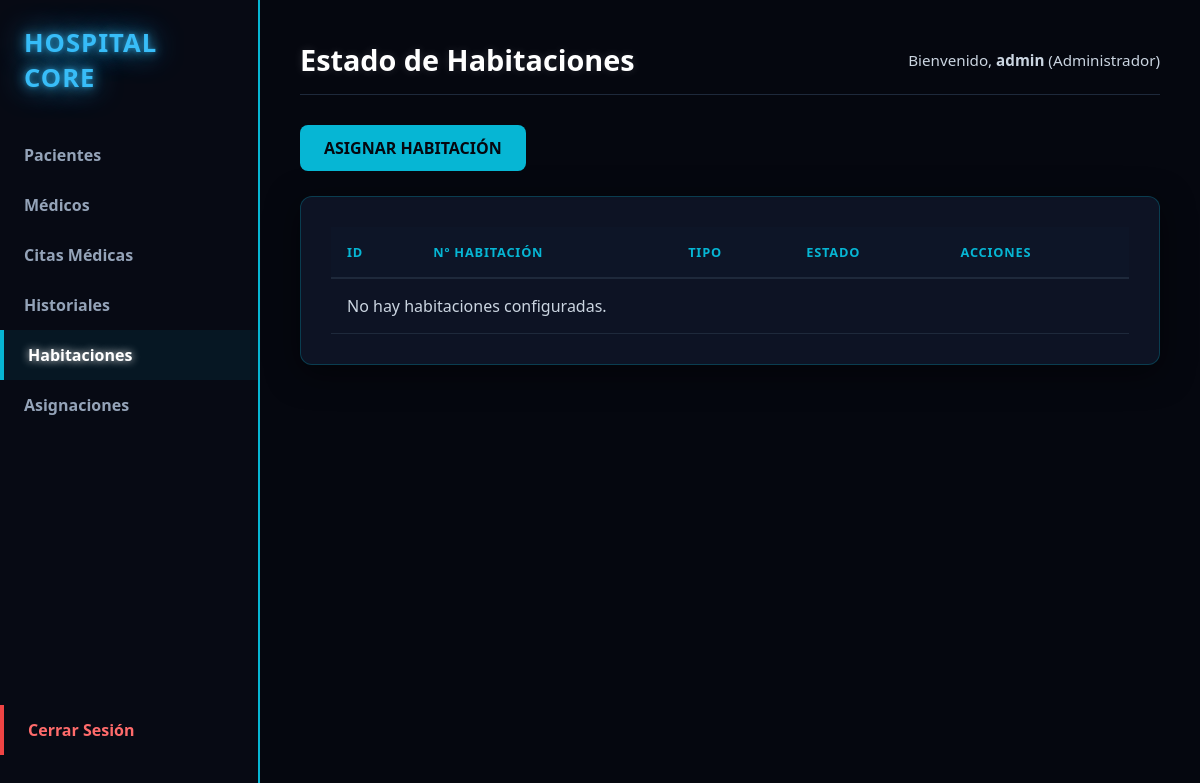
The app's page /index.php?url=habitaciones (signed in), older data.
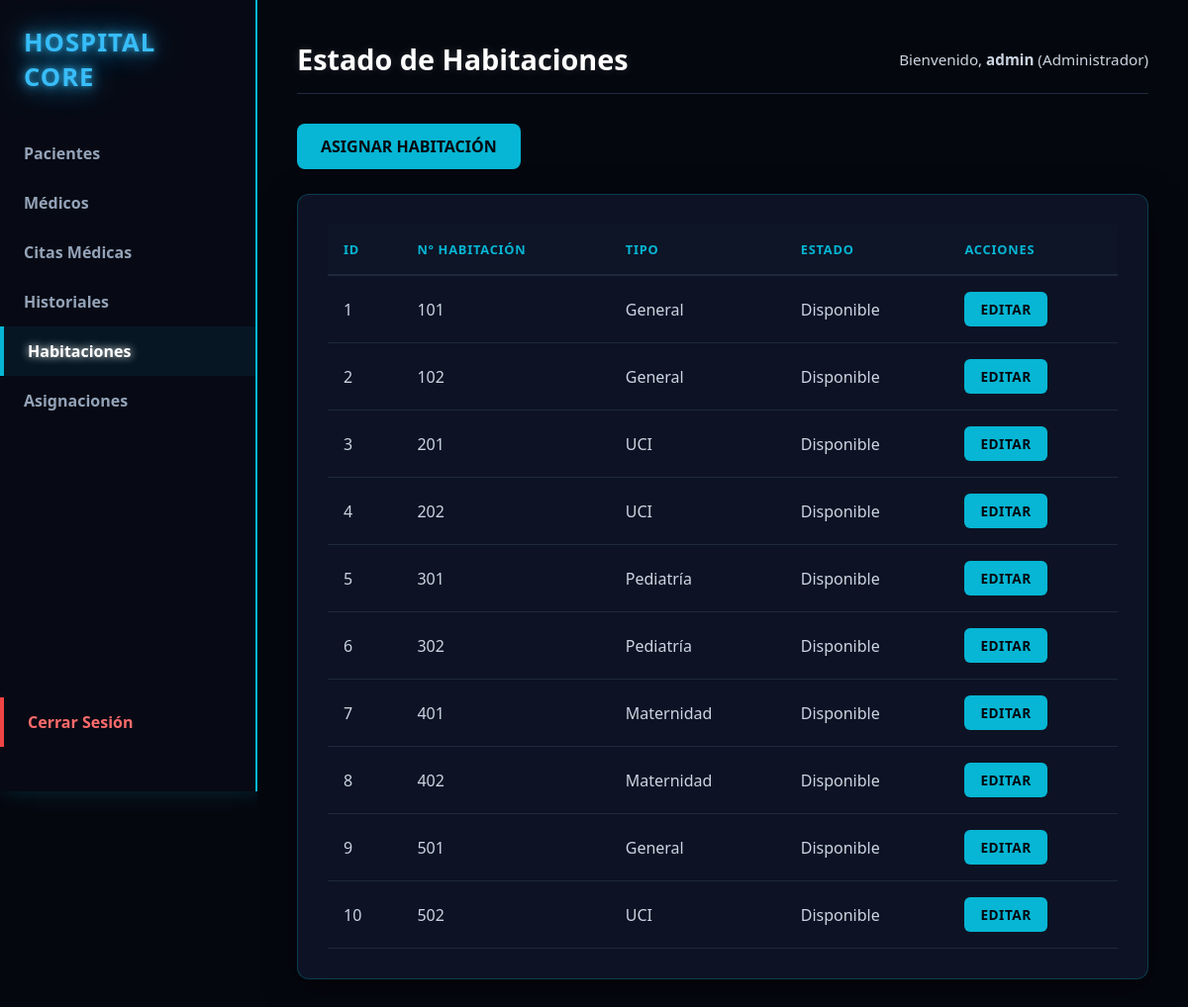
The same page, newer data.
### tables this page shows
CREATE TABLE habitaciones (
    id INT AUTO_INCREMENT PRIMARY KEY,
    numero_habitacion VARCHAR(10) NOT NULL UNIQUE,
    tipo ENUM('General', 'UCI', 'Pediatría', 'Maternidad') NOT NULL,
    estado ENUM('Disponible', 'Ocupada', 'Mantenimiento') DEFAULT 'Disponible'
);

### app/Controllers/HabitacionController.php (called while the page is built, shortened)
<?php
class HabitacionController {
    private $db;
    public function __construct() {
        $database = new Database();
        $this->db = $database->getConnection();
    }
    public function index() {
        try {
            $query = "SELECT id, numero_habitacion, tipo, estado FROM habitaciones ORDER BY numero_habitacion ASC";
            $stmt = $this->db->prepare($query);
            $stmt->execute();
            $habitaciones = $stmt->fetchAll(PDO::FETCH_ASSOC);
        } catch (PDOException $e) {
            $habitaciones = [];
        }
        require_once __DIR__ . '/../Views/shared/layout.php';
    }
}

### app/config/Database.php (called while the page is built)
<?php
class Database {
    private static $host = "127.0.0.1";
    private static $port = "3307";
    private static $db_name = "sistema_hospitalario";
    private static $username = "root";
    private static $password = "";
    private static $conn = null;
    public static function getConnection() {
        if (self::$conn === null) {
            try {
                self::$conn = new PDO(
                    "mysql:host=" . self::$host . ";port=" . self::$port . ";dbname=" . self::$db_name . ";charset=utf8",
                    self::$username,
                    self::$password
                );
                self::$conn->setAttribute(PDO::ATTR_ERRMODE, PDO::ERRMODE_EXCEPTION);
            } catch(PDOException $exception) {
                die("Error de conexión en la base de datos: " . $exception->getMessage());
            }
        }
        return self::$conn;
    }
}

### app/Views/habitaciones/index.php (the view)
<div class="page-header">
    <a href="index.php?url=habitaciones/crear" class="btn btn-primary">Asignar Habitación</a>
</div>
<div class="table-container">
    <table>
        <thead>
            <tr>
                <th>ID</th>
                <th>Nº Habitación</th>
                <th>Tipo</th>
                <th>Estado</th>
                <th>Acciones</th>
            </tr>
        </thead>
        <tbody>
            <?php if (empty($habitaciones)): ?>
                <tr>
                    <td colspan="5" class="table-empty">No hay habitaciones configuradas.</td>
                </tr>
            <?php else: ?>
                <?php foreach ($habitaciones as $hab): ?>
                    <tr>
                        <td><?= $hab['id']; ?></td>
                        <td><?= htmlspecialchars($hab['numero_habitacion']); ?></td>
                        <td><?= htmlspecialchars($hab['tipo']); ?></td>
                        <td><?= htmlspecialchars($hab['estado']); ?></td>
                        <td>
                            <a href="index.php?url=habitaciones/editar&id=<?= $hab['id']; ?>" class="btn-action btn-edit">Editar</a>
                        </td>
                    </tr>
                <?php endforeach; ?>
            <?php endif; ?>
        </tbody>
    </table>
</div>

Row changes from the older to the newer data that the page shows:
added habitaciones: id "1", numero_habitacion "101", tipo "General", estado "Disponible"
added habitaciones: id "2", numero_habitacion "102", tipo "General", estado "Disponible"
added habitaciones: id "3", numero_habitacion "201", tipo "UCI", estado "Disponible"
added habitaciones: id "4", numero_habitacion "202", tipo "UCI", estado "Disponible"
added habitaciones: id "5", numero_habitacion "301", tipo "Pediatría", estado "Disponible"
added habitaciones: id "6", numero_habitacion "302", tipo "Pediatría", estado "Disponible"
added habitaciones: id "7", numero_habitacion "401", tipo "Maternidad", estado "Disponible"
added habitaciones: id "8", numero_habitacion "402", tipo "Maternidad", estado "Disponible"
added habitaciones: id "9", numero_habitacion "501", tipo "General", estado "Disponible"
added habitaciones: id "10", numero_habitacion "502", tipo "UCI", estado "Disponible"
Text that changed along with them:
text no longer shown: "No hay habitaciones configuradas."
